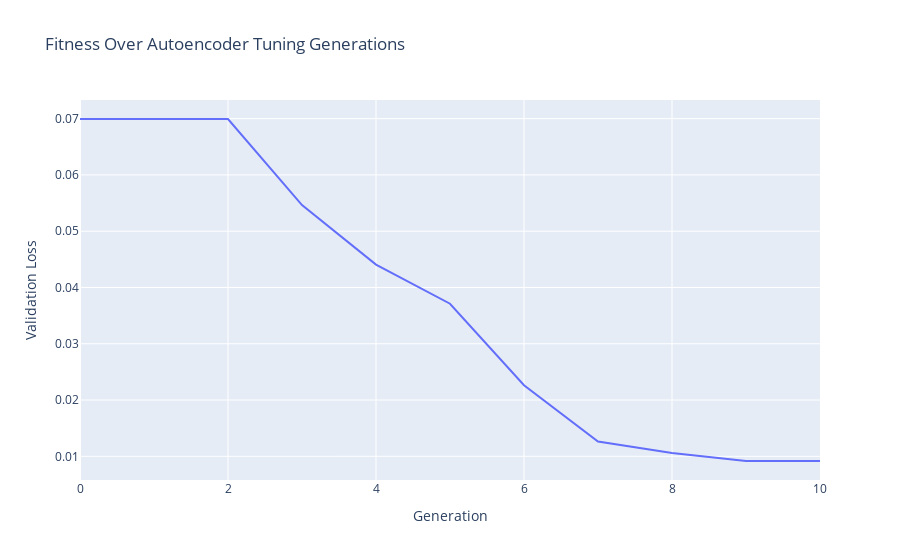

Notebook cell for this chart:
### Code cell
"""
    instance = [activation function, --> one of list
        nodes layer 1, --> integer, not 0
        nodes layer 2, --> integer, may be 0
        nodes layer 3, --> integer, may be 0
        batch_normalization, --> binary integer
        batch_size --> one of list
        ]
"""

lookback = 5
val_year = 2018
test_year = 2019

files = {
    # varname: filename
    "S&P500": "Dataset v3/SP500_combined_data_20220412.csv",
}
for file in files:
    df = retrieve_data(file, files[file])

df = create_classification_data(df, lookback)

x_train, y_train, x_val, y_val, x_test, y_test = create_train_val_test(df, val_year, test_year)

x_train = scale_data(x_train)
x_val = scale_data(x_val)
x_test = scale_data(x_test)

variables = len(x_train.columns)
print(f"Input size: {variables}")
population_size = 20
generations = 10
epochs = 40
activation_functions = ['ReLU', 'LeakyReLU', 'sigmoid', 'tanh']
batch_sizes = [32, 64, 128, 256]

ea = EA(population_size, activation_functions, batch_sizes, variables)
x = init_population(population_size, activation_functions, batch_sizes, variables)
f = evaluate_init_population(ea, x)

populations = []
populations.append(x)
f_best = [f.min()]

start_time = datetime.now()

print("--> STARTING EVOLUTION")
early_stop = 0
for i in range(generations):
    print(f'Generation: {i}\tBest fitness: {f.min()}')
    x, f = ea.step(x, f)
    print(x)
    populations.append(x)

    if f.min() < f_best[-1]:
        f_best.append(f.min())
        early_stop = 0
    else:
        f_best.append(f_best[-1])
        early_stop += 1
    extract_population(x, activation_functions, batch_sizes)
    if early_stop == 3:
        print("Early stop triggered at generation {i} after not improving fitness for three generations")
        break
print("--> EVOLUTION FINISHED")

end_time = datetime.now()
evolution_time = end_time - start_time
evolution_time_seconds = evolution_time.total_seconds()
print(f"\nElapsed time in minutes: {evolution_time_seconds/60}")

print(f)
print(f.min())
index_best_parameters = np.where(f == f.min())[0][0]
print(index_best_parameters)
print_best(x[index_best_parameters], activation_functions, batch_sizes, f.min())
validate_best(x[index_best_parameters], ea)
plot_convergence(f_best)

### Figure 1 — Plotly figure (JSON) as saved in the notebook; plotly's stock layout.template omitted (floating-point values rounded to 4 significant figures)
{"data": [{"mode": "lines", "type": "scatter", "x": [0, 1, 2, 3, 4, 5, 6, 7, 8, 9, 10], "xaxis": "x", "y": [0.06994, 0.06994, 0.06994, 0.05463, 0.04406, 0.03711, 0.02263, 0.01264, 0.01058, 0.009166, 0.009166], "yaxis": "y"}], "layout": {"title": {"text": "Fitness Over Autoencoder Tuning Generations"}, "xaxis": {"anchor": "y", "domain": [0, 1], "title": {"text": "Generation"}}, "yaxis": {"anchor": "x", "domain": [0, 1], "title": {"text": "Validation Loss"}}}}
